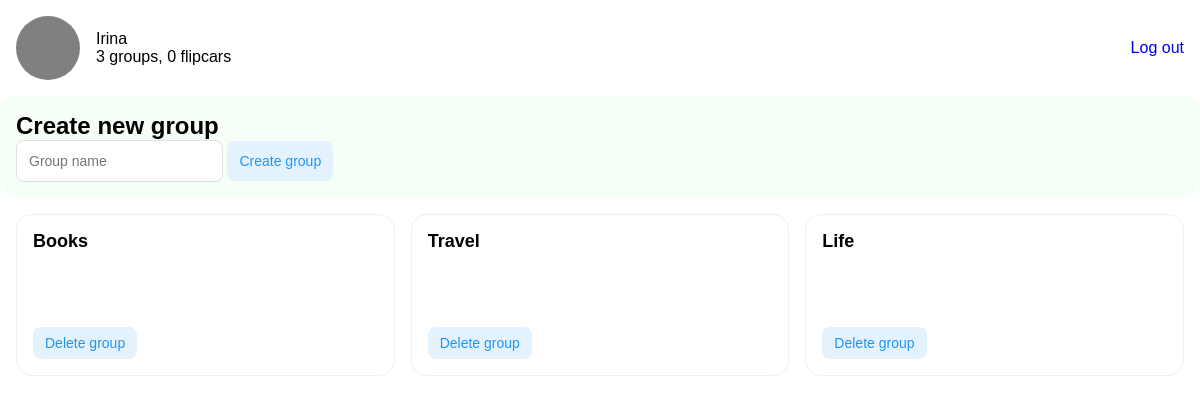
/ (signed in), run on the app's committed database.
### tables this page shows
CREATE TABLE users (
    id INTEGER,
    user_id TEXT,
    password TEXT,
    PRIMARY KEY(id)
);

CREATE TABLE groups (
    id INTEGER,
    user_id INTEGER,
    group_name TEXT,
    PRIMARY KEY(id),
    FOREIGN KEY(user_id) REFERENCES users(id)
);

### app.py (the view)
@app.route('/', methods=['GET', 'POST'])
@login_required
def index():
    if request.method == 'POST':
        if not request.form.get('group_name'):
            return render_template('error.html', error_type='Empty group name', error_message='Empty group name')
        Group.new(request.form.get('group_name'), session['user_id'])
        return redirect('/')
    else:
        groups = Group.load(session['user_id'])
        userdata = User.get(session['user_id'])
        return render_template('index.html', groups=groups, userdata=userdata)

### app.py (called while the page is built)
def login_required(f):
    @wraps(f)
    def decorated_function(*args, **kwargs):
        if session.get("user_id") is None:
            return redirect("/login")
        return f(*args, **kwargs)
    return decorated_function

@app.after_request
def after_request(response):
    response.headers['Cache-Control'] = 'no-cache, no-store, must-revalidte'
    response.headers['Expires'] = 0
    response.headers['Pragma'] = 'no-cache'
    return response

### flipcard.py (called while the page is built)
    @classmethod
    def load(cls, user_id):
        rows = db.execute('SELECT id, group_name FROM groups WHERE user_id = ?', user_id)
        groups = list()
        for row in rows:
            group = cls(row['id'], row['group_name'])
            groups.append(group)
        return groups

    @classmethod
    def load(cls, group_id):
        rows = db.execute('SELECT * FROM words WHERE group_id = ?', group_id)
        flipcards = list()
        for row in rows:
            flipcard = cls(row['id'], group_id, row['word'], row['definition'], row['curve'])
            flipcards.append(flipcard)
        return flipcards

    @classmethod
    def get(cls, id):
        all_groups = Group.load(id)
        all_flipcards = []
        for group in all_groups:
            flipcards = Flipcard.load(group.id)
            for flipcard in flipcards:
                all_flipcards.append(flipcard)
        username = db.execute('SELECT user_id FROM users WHERE id = ?', id)
        username = str(username[0]['user_id']).capitalize()
        return cls(id, username, all_groups, all_flipcards)

### templates/index.html (shortened to what this page needs)
{% extends 'layout.html' %}
{% block body %}
    <div class="card green">
        <div class='ui'>
            <h2>Create new group</h2>
            <form action='/' method='post'>
                <input class="large" autofocus autocomplete='off' name='group_name' placeholder='Group name' type='text'>
                <button class='large settings' type='submit'>Create group</button>
            </form>
        </div>
    </div>
    <div class='group-grid'>
    {% for group in groups %}
        <div class="card white">
            <a href='/group/{{ group.name }}'>
                <div class='groups ui'>
                    <h3>{{ group.name }}</h3>
                    <form action='/delete_group' method='post'>
                        <button class="small settings" type='submit'>Delete group</button>
                    </form>
                </div>
            </a>
        </div>
    {% endfor %}
    </div>
{% endblock %}

### templates/layout.html (shortened to what this page needs)
<!DOCTYPE = html>
<html>
    <head>
        <link rel="stylesheet" type="text/css" href="/static/style.css">
    </head>
    <body>
            {% if session['user_id'] %}
            <nav>
                <div class='userdata'>
                    <div>
                        <a href='/'>
                            <div class='circle'></div>
                        </a>
                    </div>
                    <div>
                        <div>{{ userdata.username }}</div>
                        <div class='usergroups'>
                            <div>{{ userdata.groups|length }} groups,&nbsp;</div>
                            <div>{{ userdata.flipcards|length }} flipcars</div>
                        </div>
                    </div>
                </div>
                <div>
                    <a href='/logout'>Log out</a>
                </div>
            </nav>
            {% endif %}
        {% block body %}{% endblock %}
    </body>
</html>

### static/style.css (style rules this page uses)
*, *::before, *::after { margin: 0; padding: 0; box-sizing: border-box; }
:root { --color-bg-primary: #ffffff; --color-light-green: #F6FFF7; --color-button-primary: #2196F3; --color-button-secondary: #E3F2FD; --border-radius-small: 8px; --border-radius-normal: 16px; --font-small: 14px; font-family: 'Helvetica'; }
a { margin: 0; padding: 0; text-decoration: none; }
h2 { font-size: 24px; color: black; }
h3 { font-size: 18px; color: black; }
.group-grid { display: flex; flex-wrap: wrap; margin: 16px; gap: 16px; }
.group-grid .card { width: clamp(30vw, 30%, 50vw); flex: 1 1 auto; }
.group-grid .card .ui { height: 160px; display: flex; flex-direction: column; justify-content: space-between; }
.card { border-radius: var(--border-radius-normal); box-sizing: border-box; }
.card.white { background-color: var(--color-bg-primary); border: 1px solid #EFEFEC; }
.card.green { background-color: var(--color-light-green, grey); }
.ui { padding: 16px; }
.ui > form { margin-right: 16px; }
input { border: 1px solid #E0E0E0; border-radius: var(--border-radius-small); font-size: var(--font-small); }
input.large { padding: 12px; }
button { border: 0px; border-radius: var(--border-radius-small); font-size: var(--font-small); }
button.small { padding: 8px 12px; }
button.large { padding: 12px; }
button.settings { background-color: var(--color-button-secondary, blue); color: #2196F3; }
nav { display: flex; justify-content: space-between; align-items: center; margin: 16px; }
nav .circle { width: 64px; height: 64px; background-color: grey; border-radius: 100px; margin-right: 16px; }
nav .userdata { display: flex; align-items: center; }
nav .usergroups { display: flex; }

### data on the page
users: username "Irina"
groups: name "Books"
groups: name "Travel"
groups: name "Life"

### other printed values
{{ userdata.groups|length }} "3"
{{ userdata.flipcards|length }} "0"
